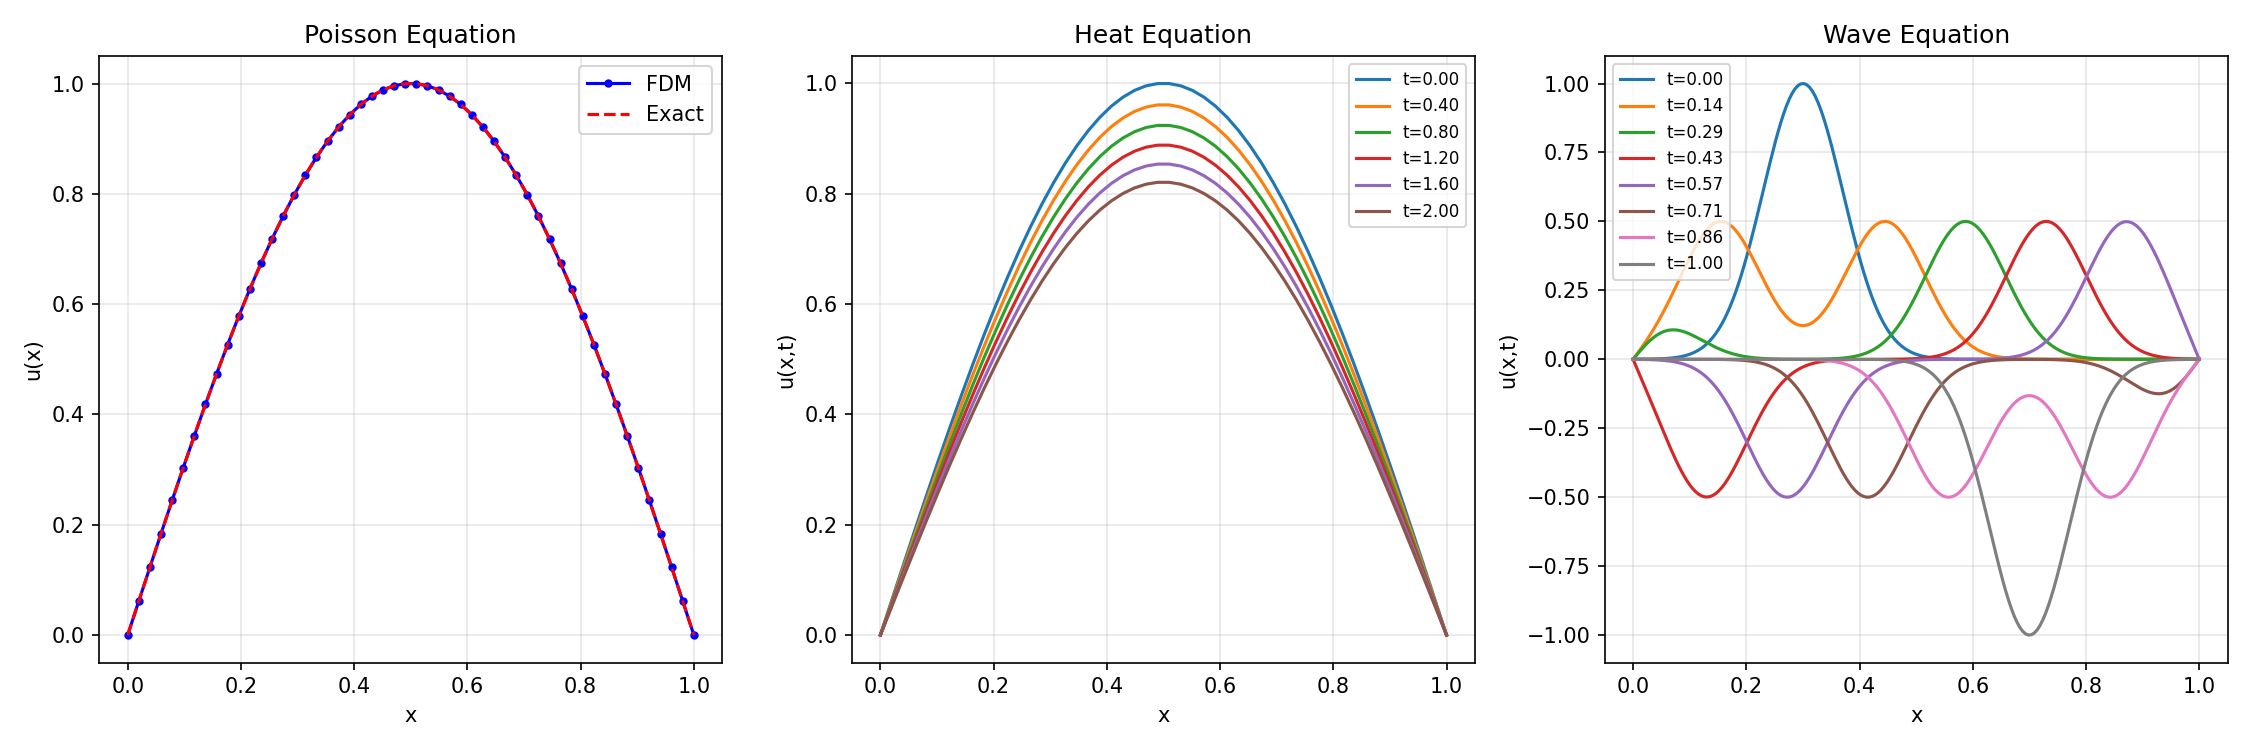

Reproduce this figure in Python.
"""
Finite Difference Method (FDM)
===============================
Approximates derivatives by finite differences on a discrete grid.

Core idea:
    f'(x) ≈ [f(x+h) - f(x-h)] / (2h)          (central difference, O(h²))
    f''(x) ≈ [f(x+h) - 2f(x) + f(x-h)] / h²   (second derivative, O(h²))

Replace derivatives in a PDE with these approximations → get a system of
algebraic equations that can be solved.

Applications demonstrated:
1. 1D Poisson equation: -u''(x) = f(x)
2. 1D Heat equation (time-dependent): ∂u/∂t = α ∂²u/∂x²
3. 1D Wave equation: ∂²u/∂t² = c² ∂²u/∂x²
"""

import numpy as np


def solve_poisson_1d(f_func, x_range, n_points, bc_left=0.0, bc_right=0.0):
    """
    Solve -u''(x) = f(x) on [a, b] with Dirichlet BCs.
    
    Discretization:
        -[u_{i-1} - 2u_i + u_{i+1}] / h² = f_i
    
    This gives a tridiagonal system Au = b.
    
    Parameters
    ----------
    f_func : callable – source term f(x)
    x_range : tuple (a, b)
    n_points : int – number of interior points
    bc_left, bc_right : float – boundary values
    
    Returns
    -------
    x : grid points (including boundaries)
    u : solution
    """
    a, b = x_range
    h = (b - a) / (n_points + 1)
    x_interior = np.linspace(a + h, b - h, n_points)

    # Build tridiagonal matrix (-1, 2, -1) / h²
    main_diag = 2.0 * np.ones(n_points) / h**2
    off_diag = -1.0 * np.ones(n_points - 1) / h**2

    A = np.diag(main_diag) + np.diag(off_diag, 1) + np.diag(off_diag, -1)

    # Right-hand side
    rhs = f_func(x_interior)
    rhs[0] += bc_left / h**2       # Boundary contribution
    rhs[-1] += bc_right / h**2

    # Solve
    u_interior = np.linalg.solve(A, rhs)

    # Assemble full solution with boundaries
    x = np.concatenate([[a], x_interior, [b]])
    u = np.concatenate([[bc_left], u_interior, [bc_right]])

    return x, u


def heat_equation_1d(alpha, L, T, nx, nt, u0_func, bc_left=0.0, bc_right=0.0):
    """
    Solve the 1D heat equation ∂u/∂t = α ∂²u/∂x² using FTCS
    (Forward Time, Central Space) explicit scheme.
    
    Stability condition (CFL): α Δt / Δx² ≤ 0.5
    
    Parameters
    ----------
    alpha : float – thermal diffusivity
    L : float – domain length [0, L]
    T : float – final time
    nx : int – number of spatial points
    nt : int – number of time steps
    u0_func : callable – initial condition u(x, 0)
    """
    dx = L / (nx - 1)
    dt = T / nt
    r = alpha * dt / dx**2  # CFL number

    print(f"CFL number r = α·dt/dx² = {r:.4f}", end="")
    if r > 0.5:
        print(" ⚠️ UNSTABLE (r > 0.5)!")
    else:
        print(" ✓ Stable")

    x = np.linspace(0, L, nx)
    u = u0_func(x)
    u[0] = bc_left
    u[-1] = bc_right

    # Store solution at selected times
    save_times = np.linspace(0, T, 6)
    save_idx = 0
    solutions = [(0, u.copy())]

    for n in range(1, nt + 1):
        u_new = u.copy()
        # FTCS: u_new[i] = u[i] + r * (u[i+1] - 2*u[i] + u[i-1])
        u_new[1:-1] = u[1:-1] + r * (u[2:] - 2*u[1:-1] + u[:-2])
        u_new[0] = bc_left
        u_new[-1] = bc_right
        u = u_new

        t = n * dt
        if save_idx < len(save_times) - 1 and t >= save_times[save_idx + 1]:
            save_idx += 1
            solutions.append((t, u.copy()))

    return x, solutions


def wave_equation_1d(c, L, T, nx, nt, u0_func, v0_func=None):
    """
    Solve the 1D wave equation ∂²u/∂t² = c² ∂²u/∂x² using
    central differences in both space and time.
    
    u_i^{n+1} = 2u_i^n - u_i^{n-1} + r²(u_{i+1}^n - 2u_i^n + u_{i-1}^n)
    
    Stability condition (CFL): c·dt/dx ≤ 1
    """
    dx = L / (nx - 1)
    dt = T / nt
    r = c * dt / dx

    print(f"CFL number r = c·dt/dx = {r:.4f}", end="")
    if r > 1.0:
        print(" ⚠️ UNSTABLE (r > 1)!")
    else:
        print(" ✓ Stable")

    x = np.linspace(0, L, nx)

    # Initial conditions
    u_prev = u0_func(x)                   # u at t=0
    if v0_func is None:
        v0 = np.zeros(nx)
    else:
        v0 = v0_func(x)

    # First time step (using initial velocity)
    u_curr = u_prev.copy()
    u_curr[1:-1] = (u_prev[1:-1]
                    + dt * v0[1:-1]
                    + 0.5 * r**2 * (u_prev[2:] - 2*u_prev[1:-1] + u_prev[:-2]))
    u_curr[0] = 0
    u_curr[-1] = 0

    solutions = [(0, u_prev.copy())]
    save_times = np.linspace(0, T, 8)
    save_idx = 0

    for n in range(2, nt + 1):
        u_next = np.zeros(nx)
        u_next[1:-1] = (2*u_curr[1:-1] - u_prev[1:-1]
                        + r**2 * (u_curr[2:] - 2*u_curr[1:-1] + u_curr[:-2]))
        u_next[0] = 0
        u_next[-1] = 0

        u_prev = u_curr.copy()
        u_curr = u_next.copy()

        t = n * dt
        if save_idx < len(save_times) - 1 and t >= save_times[save_idx + 1]:
            save_idx += 1
            solutions.append((t, u_curr.copy()))

    return x, solutions


# ============================================================
# Demo
# ============================================================
if __name__ == "__main__":
    print("=" * 60)
    print("FINITE DIFFERENCE METHOD DEMO")
    print("=" * 60)

    # --- 1D Poisson equation ---
    print("\n--- Poisson Equation: -u'' = sin(πx), u(0)=u(1)=0 ---")
    f = lambda x: np.sin(np.pi * x) * np.pi**2
    u_exact = lambda x: np.sin(np.pi * x)  # Exact solution

    x, u = solve_poisson_1d(f, (0, 1), n_points=50)
    error = np.max(np.abs(u - u_exact(x)))
    print(f"Max error (n=50): {error:.6e}")

    # --- Heat equation ---
    print("\n--- Heat Equation: ∂u/∂t = 0.01 ∂²u/∂x² ---")
    u0 = lambda x: np.sin(np.pi * x)
    x_heat, sols_heat = heat_equation_1d(
        alpha=0.01, L=1.0, T=2.0, nx=50, nt=5000, u0_func=u0
    )

    # --- Wave equation ---
    print("\n--- Wave Equation: ∂²u/∂t² = ∂²u/∂x² ---")
    u0_wave = lambda x: np.exp(-100 * (x - 0.3)**2)  # Gaussian pulse
    x_wave, sols_wave = wave_equation_1d(
        c=1.0, L=1.0, T=1.0, nx=200, nt=400, u0_func=u0_wave
    )

    # Plot
    try:
        import matplotlib.pyplot as plt
        fig, axes = plt.subplots(1, 3, figsize=(15, 5))

        # Poisson
        axes[0].plot(x, u, 'b-o', markersize=3, label='FDM')
        x_fine = np.linspace(0, 1, 200)
        axes[0].plot(x_fine, u_exact(x_fine), 'r--', label='Exact')
        axes[0].set_title("Poisson Equation")
        axes[0].set_xlabel('x')
        axes[0].set_ylabel('u(x)')
        axes[0].legend()
        axes[0].grid(True, alpha=0.3)

        # Heat equation
        for t, u_h in sols_heat:
            axes[1].plot(x_heat, u_h, label=f't={t:.2f}')
        axes[1].set_title("Heat Equation")
        axes[1].set_xlabel('x')
        axes[1].set_ylabel('u(x,t)')
        axes[1].legend(fontsize=8)
        axes[1].grid(True, alpha=0.3)

        # Wave equation
        for t, u_w in sols_wave:
            axes[2].plot(x_wave, u_w, label=f't={t:.2f}')
        axes[2].set_title("Wave Equation")
        axes[2].set_xlabel('x')
        axes[2].set_ylabel('u(x,t)')
        axes[2].legend(fontsize=8)
        axes[2].grid(True, alpha=0.3)

        plt.tight_layout()
        plt.savefig("finite_difference_method.png", dpi=150)
        plt.show()
    except ImportError:
        print("(matplotlib not available)")
